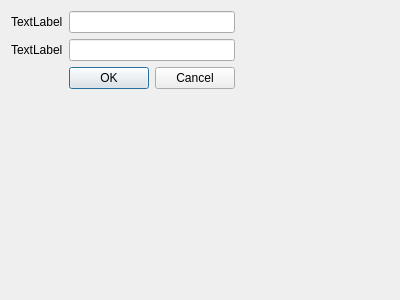
<?xml version="1.0" encoding="UTF-8"?>
<ui version="4.0">
 <class>Dialog</class>
 <widget class="QDialog" name="Dialog">
  <property name="geometry">
   <rect>
    <x>0</x>
    <y>0</y>
    <width>400</width>
    <height>300</height>
   </rect>
  </property>
  <property name="windowTitle">
   <string>Dialog</string>
  </property>
  <layout class="QFormLayout" name="formLayout_2">
   <item row="0" column="0">
    <layout class="QFormLayout" name="formLayout">
     <item row="0" column="0">
      <widget class="QLabel" name="label">
       <property name="text">
        <string>TextLabel</string>
       </property>
      </widget>
     </item>
     <item row="1" column="0">
      <widget class="QLabel" name="label_2">
       <property name="text">
        <string>TextLabel</string>
       </property>
      </widget>
     </item>
     <item row="0" column="1">
      <widget class="QLineEdit" name="lineEdit"/>
     </item>
     <item row="1" column="1">
      <widget class="QLineEdit" name="lineEdit_2"/>
     </item>
     <item row="2" column="1">
      <widget class="QDialogButtonBox" name="buttonBox_2">
       <property name="standardButtons">
        <set>QDialogButtonBox::Cancel|QDialogButtonBox::Ok</set>
       </property>
      </widget>
     </item>
    </layout>
   </item>
  </layout>
 </widget>
 <resources/>
 <connections/>
</ui>
